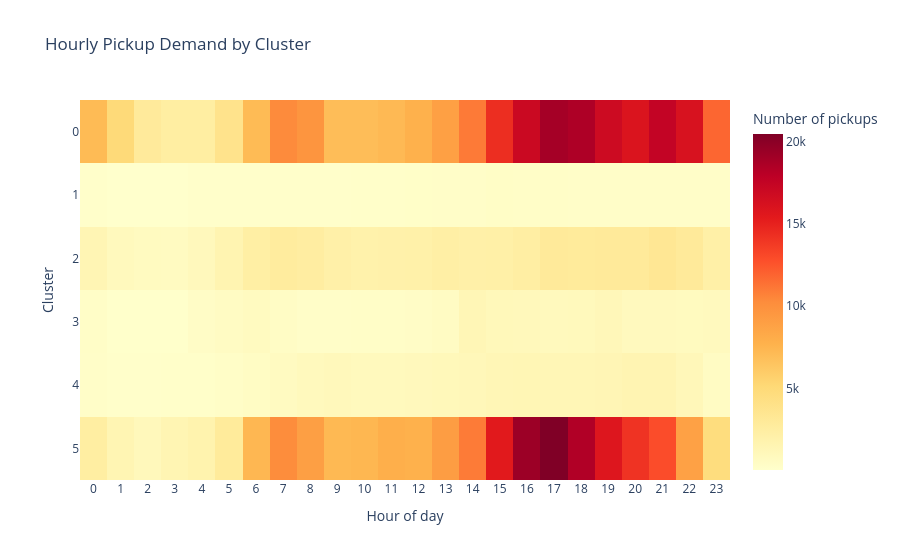

The notebook cell saved with this chart:
### Code cell
# Visualisation des heures de pointe avec une heatmap

fig = px.imshow(
    demand_by_hour,
    labels={
        "x": "Hour of day",
        "y": "Cluster",
        "color": "Number of pickups"
    },
    x=demand_by_hour.columns,
    y=demand_by_hour.index,
    color_continuous_scale="YlOrRd",
    aspect="auto",
    title="Hourly Pickup Demand by Cluster"
)

fig.update_layout(
    xaxis=dict(
        tickmode="linear",
        dtick=1
    )
)

fig.show()

### Figure 1 — Plotly figure (JSON) as saved in the notebook; plotly's stock layout.template omitted (floating-point values rounded to 4 significant figures; data arrays with more than 128 entries replaced by an {"elided": "..."} marker saying what was removed)
{"data": [{"coloraxis": "coloraxis", "hovertemplate": "Hour of day: %{x}<br>Cluster: %{y}<br>Number of pickups: %{z}<extra></extra>", "name": "0", "type": "heatmap", "x": [0, 1, 2, 3, 4, 5, 6, 7, 8, 9, 10, 11, 12, 13, 14, 15, 16, 17, 18, 19, 20, 21, 22, 23], "xaxis": "x", "y": [0, 1, 2, 3, 4, 5], "yaxis": "y", "z": {"elided": "6x24 int values"}}], "layout": {"coloraxis": {"autocolorscale": false, "colorbar": {"title": {"text": "Number of pickups"}}, "colorscale": [[0, "rgb(255,255,204)"], [0.125, "rgb(255,237,160)"], [0.25, "rgb(254,217,118)"], [0.375, "rgb(254,178,76)"], [0.5, "rgb(253,141,60)"], [0.625, "rgb(252,78,42)"], [0.75, "rgb(227,26,28)"], [0.875, "rgb(189,0,38)"], [1, "rgb(128,0,38)"]]}, "title": {"text": "Hourly Pickup Demand by Cluster"}, "xaxis": {"anchor": "y", "domain": [0, 1], "dtick": 1, "tickmode": "linear", "title": {"text": "Hour of day"}}, "yaxis": {"anchor": "x", "autorange": "reversed", "domain": [0, 1], "title": {"text": "Cluster"}}}}
